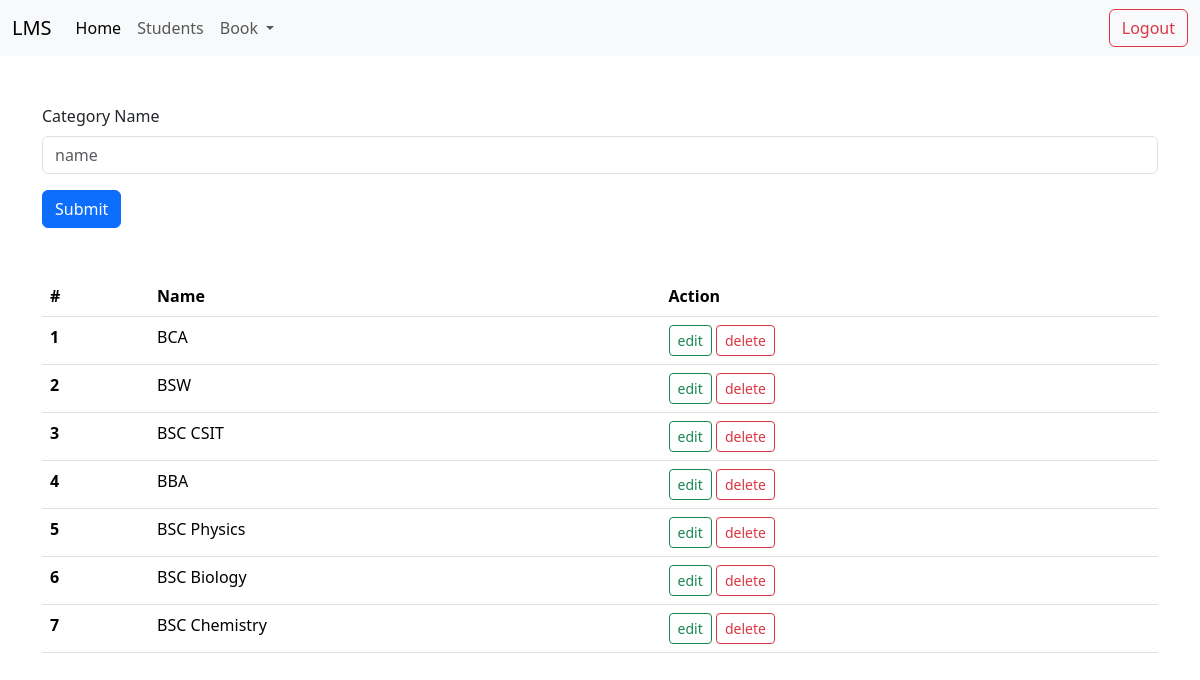
/dashboard/category/ (signed in), run on the app's committed database.
### Lmsapp/models.py (models this page shows, shortened)
class Category(models.Model):
    name = models.CharField( max_length=500)

### Lmsapp/views.py (the view)
# urls.py: path('dashboard/category/', category),
def category(request):
    if request.method == "POST":
        req_name = request.POST.get('name')
        category = Category.objects.create(name=req_name)
        if category:
            return redirect('/dashboard/category')
    else:
        if request.user.is_authenticated:
            categories = Category.objects.all()
            return render(request, 'dashboard/category/index.html', {'categories': categories})
        else:
            return redirect('/login/')

### templates/dashboard/category/index.html (shortened to what this page needs)
{% extends "dashboard/layout/layout.html" %}
{% block content %}
<div class="mt-5">
    <div class="container">
        <form action="/dashboard/category/" method="POST">
            <div class="my-3 ">
                <label for="exampleFormControlInput1" class="form-label">Category Name</label>
                <input type="text" class="form-control" name="name" placeholder="name" required>
            </div>
            <button class="btn btn-primary" type="submit">Submit</button>
        </form>
    </div>
    <div class="container mt-5">
        <table class="table">
            <thead>
                <tr>
                    <th scope="col">#</th>
                    <th scope="col">Name</th>
                    <th scope="col">Action</th>
                </tr>
            </thead>
            <tbody>
                {% for category in categories %}
                <tr>
                    <th scope="row">{{ forloop.counter }}</th>
                    <td>{{ category.name }}</td>
                    <td>
                        <a href="/dashboard/category/edit/{{category.id}}" class="btn btn-outline-success btn-sm">edit</a>
                        <a href="/dashboard/category/delete/{{category.id}}" class="btn btn-outline-danger btn-sm">delete</a>
                    </td>
                </tr>
                {% endfor %}
            </tbody>
        </table>
    </div>
</div>
{% endblock %}

### data on the page
Category: name "BCA"
Category: name "BSW"
Category: name "BSC CSIT"
Category: name "BBA"
Category: name "BSC Physics"
Category: name "BSC Biology"
Category: name "BSC Chemistry"
